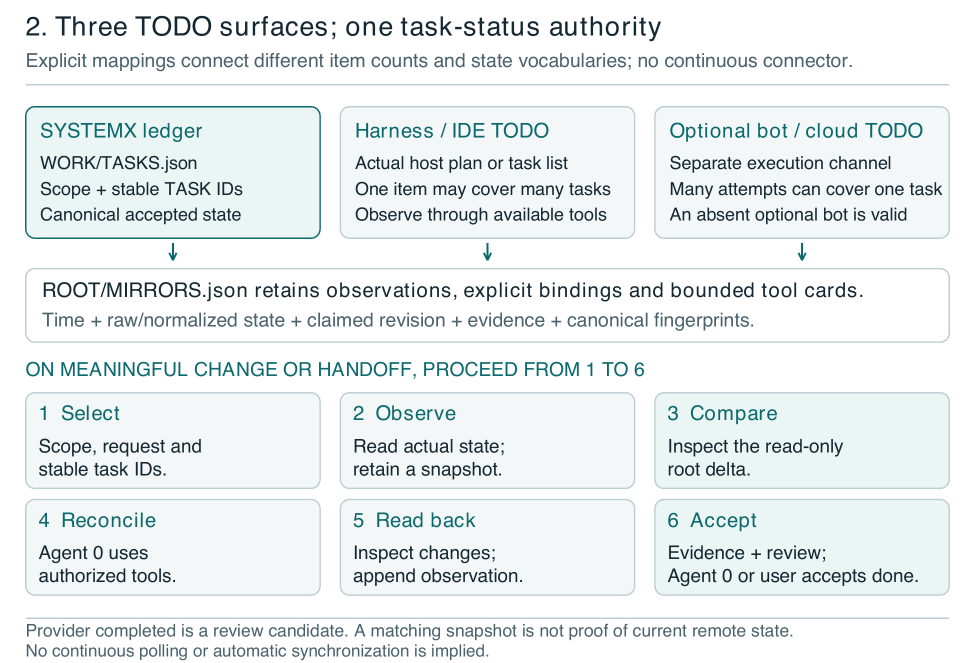
#> input picture .SYSTEMX/MEDIA/White-Paper/figures/paper2-02-coordination.png, 1950 x 1325 px (shown at 1/2 size)
$ python -i build_white_paper_v2.py   (imports and definitions only)
#> lines starting #> are read from the running program, lines starting #| are printed output that depends on the picture
#!/usr/bin/env python3
"""Build edition 2.0 as a separate draft PDF from bounded local publication files.

Uses the edition 1.2 publisher's directory-descriptor and atomic-output patterns.
No network request, shell command, Mermaid interpretation or model call is made.
Optional dependencies: ReportLab and Pillow. Published editions are reserved;
review the separate draft before an explicit publication step.
"""
import sys
# [8 lines not run here, left out]

import argparse
from html import escape, unescape
from io import BytesIO
import json
import os
from pathlib import Path
import re
import secrets
import stat
from urllib.parse import urlsplit

from PIL import Image as PILImage
from reportlab.lib import colors
from reportlab.lib.pagesizes import letter
from reportlab.lib.styles import ParagraphStyle
from reportlab.pdfbase import pdfmetrics
from reportlab.pdfbase.ttfonts import TTFont
from reportlab.platypus import (
    BaseDocTemplate, Frame, Image, KeepTogether, PageBreak, PageTemplate,
    Paragraph, Preformatted, Spacer, Table, TableStyle,
)
from reportlab.platypus.tableofcontents import TableOfContents

ROOT = Path(__file__).resolve().parents[2]
# [1 line that did not run here, left out]
# [1 line that did not run here, left out]
# [1 line that did not run here, left out]
# [1 line that did not run here, left out]
# [1 line that did not run here, left out]
# [1 line that did not run here, left out]
MARGIN = 72
# [1 line that did not run here, left out]
FONT, BOLD, ITALIC = 'Times-Roman', 'Times-Bold', 'Times-Italic'
CONFIG, STYLES = {}, {}
MAX_SOURCE = 2 * 1024 * 1024
MAX_FIGURE = 16 * 1024 * 1024
MAX_PIXELS = 24_000_000
MAX_FIGURES = 16


# [13 lines left out: function https_url, not called in this run]


def absolute_path(path):
    # Normalize dot components without following an input or parent symlink.
    return Path(os.path.abspath(os.path.expanduser(str(path))))


def open_directory(path):
    """Pin every parent component; do not follow a planted ancestor symlink."""
    path = absolute_path(path)
    flags = os.O_RDONLY | os.O_DIRECTORY | os.O_NOFOLLOW
    directory_fd = os.open(path.anchor, flags)
    try:
        for component in path.parts[1:]:
            next_fd = os.open(component, flags, dir_fd=directory_fd)
            os.close(directory_fd)
            directory_fd = next_fd
        return directory_fd
    except BaseException:
        os.close(directory_fd)
        raise


def read_regular(path, limit, purpose):
    """Read a single-link regular file via a pinned, no-follow directory."""
    path = absolute_path(path)
    directory_fd = open_directory(path.parent)
    try:
        fd = os.open(path.name, os.O_RDONLY | os.O_NOFOLLOW | getattr(os, 'O_NONBLOCK', 0),
                     dir_fd=directory_fd)
        with os.fdopen(fd, 'rb') as stream:
            detail = os.fstat(stream.fileno())
            if (not stat.S_ISREG(detail.st_mode) or detail.st_nlink != 1 or
                    detail.st_size > limit):
                raise ValueError(purpose + ' must be one regular file within its size limit')
            data = stream.read(limit + 1)
            if len(data) > limit:
                raise ValueError(purpose + ' exceeded its size limit while reading')
            final = os.fstat(stream.fileno())
            if (detail.st_dev, detail.st_ino, detail.st_size, detail.st_mtime_ns) != (
                    final.st_dev, final.st_ino, final.st_size, final.st_mtime_ns):
                raise RuntimeError(purpose + ' changed while reading')
            return data
    finally:
        os.close(directory_fd)


# [87 lines left out: functions configure, inline, not called in this run]


def para(text, kind='body'):
    return Paragraph(inline(text, kind in ('cell', 'th', 'small', 'caption')), STYLES[kind])


def slug(title):
    key = re.sub(r'[^a-z0-9]+', '-', title.lower()).strip('-')
    return key if key and key[0].isalpha() else 'section-' + key


# [19 lines left out: function table, not called in this run]


class LinkedImage(Image):
    """Embed a bounded PNG/JPEG snapshot; click through to its configured source."""
    # [12 lines left out: function __init__, not called in this run]

    def draw(self):
        super().draw()
        self.canv.linkURL(self.url, (0, 0, self.drawWidth, self.drawHeight), relative=1, thickness=0)


# [94 lines left out: function content, not called in this run]


class PaperDoc(BaseDocTemplate):
    # [10 lines left out: function afterFlowable, not called in this run]


class FigureContents(TableOfContents):
    def notify(self, kind, stuff):
        if kind == 'FigureEntry':
            self.addEntry(*stuff)


# [63 lines left out: functions navigation, cover, parse_sections, validate_internal_links, not called in this run]


def build(source, output):
    text = read_regular(source, MAX_SOURCE, 'Manuscript').decode('utf-8')
    if len(re.findall(r'^!\[', text, re.M)) > MAX_FIGURES:
        raise ValueError('Too many local figures')
    sections = parse_sections(text)
    validate_internal_links(text, sections)
    _, _, front = sections.pop(0)
    if '### Abstract\n' not in front:
        raise ValueError('Front matter must contain a third-level Abstract heading')
    abstract = front.split('### Abstract\n', 1)[1]
    doc = PaperDoc(output, pagesize=letter, leftMargin=MARGIN, rightMargin=MARGIN,
                   topMargin=MARGIN, bottomMargin=MARGIN,
                   title=CONFIG['product'] + ': ' + CONFIG['title'],
                   author=CONFIG['author'] + ' | ' + CONFIG['publisher'],
                   subject=CONFIG['subtitle'] + '; ' + CONFIG['layout'], pageCompression=1)
    frame = Frame(MARGIN, MARGIN, WIDTH, H - 2 * MARGIN, leftPadding=0,
                  rightPadding=0, topPadding=0, bottomPadding=0)
    doc.addPageTemplates([
        PageTemplate(id='cover', frames=[frame], onPage=cover, autoNextPageTemplate='body'),
        PageTemplate(id='body', frames=[frame], onPage=navigation),
    ])
    wordmark = ParagraphStyle('wordmark', fontName='Helvetica-Bold', fontSize=42,
                              leading=48, textColor=NAVY, spaceAfter=28)
    title_style = ParagraphStyle('coverTitle', fontName=BOLD, fontSize=28,
                                 leading=33, textColor=NAVY, spaceAfter=17)
    story = [Spacer(1, 24), Paragraph(escape(CONFIG['product']), wordmark),
             Paragraph(escape(CONFIG['title']), title_style), para(CONFIG['subtitle'], 'front'),
             Spacer(1, 15), para('EDITION ' + CONFIG['edition'] + '  |  ' + CONFIG['date'], 'small'),
             para('**' + CONFIG['author'] + '**', 'front'), para(CONFIG['productCredit'], 'front')]
    for item in CONFIG['links']:
        story.append(para(item['role'] + ': [' + item['label'] + '](' + item['url'] + ')', 'small'))
    baseline_url = CONFIG['links'][2]['url'].rstrip('/') + '/tree/' + CONFIG['technicalBaselineCommit']
    story.extend([
        Spacer(1, 10), para('Technical baseline: [v' + CONFIG['technicalBaseline'] + '](' +
                            baseline_url + '). Publication edition and software version are separate.', 'small'),
        para('Baseline commit: [' + CONFIG['technicalBaselineCommit'] + '](' + baseline_url + ')', 'small'),
        PageBreak(),
    ])
    heading = para('Abstract and publication context', 'h1')
    heading.bookmark_key = 'abstract'
    story.append(heading)
    story.extend(content(abstract, source, 'front'))
    story.extend([para('Keywords', 'h2'), para(CONFIG['keywords'], 'front'), PageBreak()])
    heading = para('Contents', 'h1')
    heading.bookmark_key = 'contents'
    story.extend([heading, para('Click a section title or page number. Body-page footers return here. '
                              'External links open in your PDF viewer or browser.', 'small')])
    toc = TableOfContents()
    toc.levelStyles = [ParagraphStyle('toc', fontName=FONT, fontSize=11, leading=16,
                                     spaceBefore=4, spaceAfter=4, rightIndent=30)]
    story.append(toc)
    heading = para('Figures and reading routes', 'h1')
    heading.bookmark_key = 'figures'
    story.extend([PageBreak(), heading])
    figures = FigureContents()
    figures.levelStyles = [ParagraphStyle('figlist', fontName=FONT, fontSize=11, leading=16,
                                         spaceBefore=7, spaceAfter=7, rightIndent=30)]
    story.extend([figures, Spacer(1, 14), para('Choose a reading route', 'h2')])
    chapter_groups = [sections[:3], sections[3:9], sections[9:12], sections[12:]]
    routes = []
    for name, group in zip(('Orientation', 'Operating mechanics', 'Evaluation and adoption',
                            'Technical reference'), chapter_groups):
        if group:
            routes.append('| ' + name + ' | ' + '; '.join('[' + title + '](#' + key + ')'
                                                           for title, key, _ in group) + ' |')
    story.extend(table(['| Reading route | Sections |', '| --- | --- |'] + routes))
    story.append(para('Publication format: 12-point Times body, double-spaced prose, one-inch margins, '
                      'parenthetical source references and hanging-indent Works Cited. Branded front matter, '
                      'technical tables, code and figure captions use compact display spacing. '
                      'These are disclosed MLA-style adaptations.', 'small'))
    story.append(PageBreak())
    for index, (title, key, body) in enumerate(sections):
        if index and (title.startswith('Appendix ') or title == 'Works Cited'):
            story.append(PageBreak())
        heading = para(title, 'h1')
        heading.section_key = key
        story.append(heading)
        story.extend(content(body, source, 'works' if title == 'Works Cited' else 'body'))
    doc.multiBuild(story)


# [67 lines left out: function main, not called in this run]


# [2 lines not run here, left out]

>>> import cv2
>>> picture = cv2.imread('../../.SYSTEMX/MEDIA/White-Paper/figures/paper2-02-coordination.png', cv2.IMREAD_GRAYSCALE)
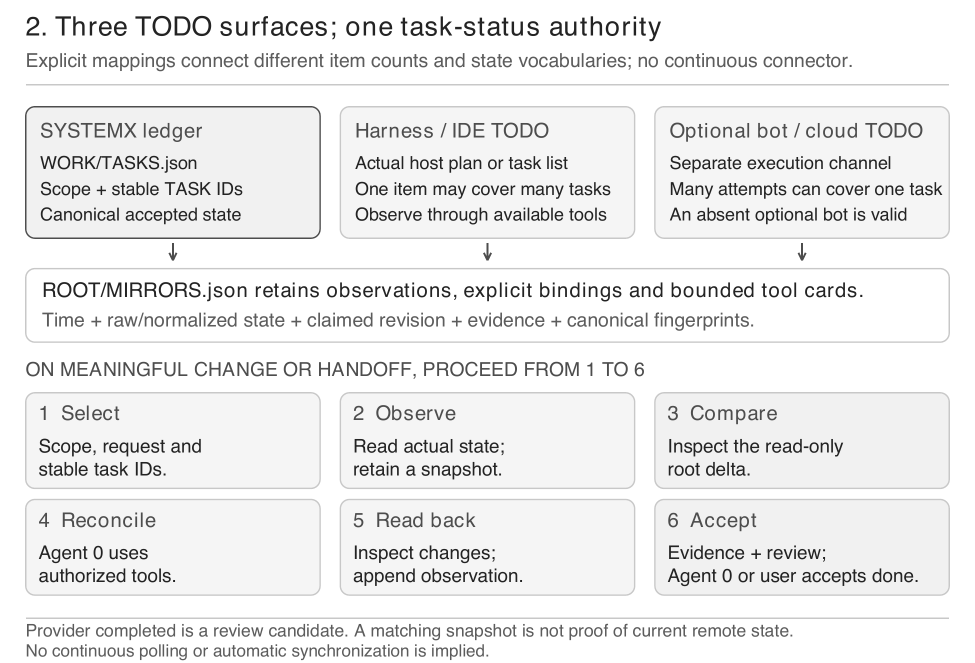
#> picture: shape (1325, 1950) (shown at 1/2 size); min 35, max 255, mean 236.6
>>> result = build(picture, 'out.png')
#> (the run stopped early here; a loop or call above may not have finished)
